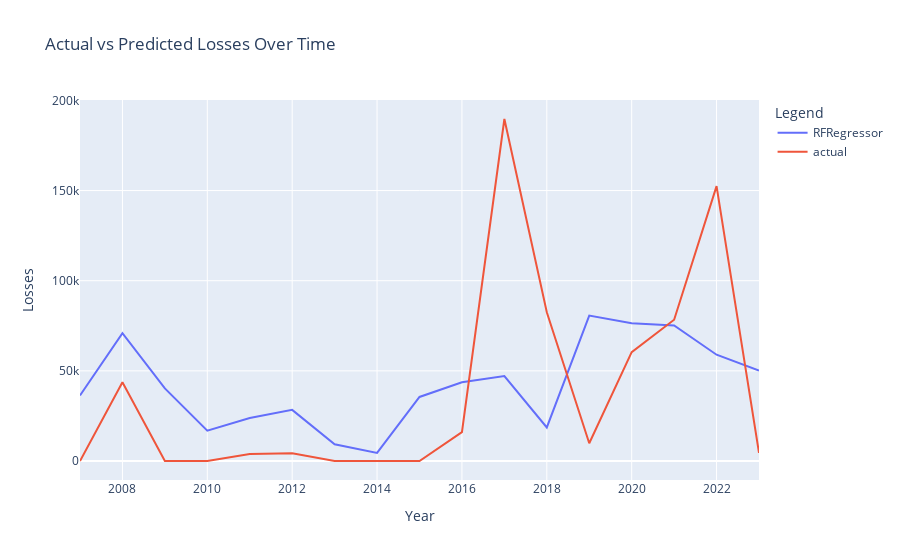

This figure's notebook cell:
### Code cell
############################################################################
# Step 8: Plots
############################################################################

# Predicted vs Actual

validation_folds = pd.read_csv('../../../data/UNSEEN/hurricane/damages/preprocessed/validation_fold_predictions.csv')
validation_folds = validation_folds[['year', 'state', 'RFRegressor', 'actual']]

holdout = pd.read_csv('../../../data/UNSEEN/hurricane/damages/preprocessed/holdout_predictions.csv')

combined_df = pd.concat([validation_folds, holdout], ignore_index=True)

combined_grouped_df = combined_df.groupby(['year']).agg({'RFRegressor': 'sum', 'actual': 'sum'}).reset_index()
combined_grouped_df

# Assuming 'combined_grouped_df' has columns 'year', 'RandomForestRegressor', and 'actual'
fig = px.line(combined_grouped_df, x='year', y=['RFRegressor', 'actual'], 
              title='Actual vs Predicted Losses Over Time')

# Update layout for better readability
fig.update_layout(
    xaxis_title='Year',
    yaxis_title='Losses',
    legend_title='Legend'
)

# fig.show()
# fig.write_image('../../../figures/UNSEEN_hurricane/rainfall/technical_appendix/losses_model_predicted_vs_actual.png')

# Residuals

### Figure 1 — Plotly figure (JSON) as saved in the notebook; plotly's stock layout.template omitted (floating-point values rounded to 4 significant figures)
{"data": [{"hovertemplate": "variable=RFRegressor<br>year=%{x}<br>value=%{y}<extra></extra>", "legendgroup": "RFRegressor", "line": {"color": "#636efa", "dash": "solid"}, "marker": {"symbol": "circle"}, "mode": "lines", "name": "RFRegressor", "orientation": "v", "showlegend": true, "type": "scatter", "x": [2007, 2008, 2009, 2010, 2011, 2012, 2013, 2014, 2015, 2016, 2017, 2018, 2019, 2020, 2021, 2022, 2023], "xaxis": "x", "y": [36360.0, 70880.0, 40270.0, 16860.0, 23800.0, 28350.0, 9258.0, 4470.0, 35530.0, 43620.0, 47130.0, 18630.0, 80630.0, 76360.0, 75170.0, 58950.0, 50150.0], "yaxis": "y"}, {"hovertemplate": "variable=actual<br>year=%{x}<br>value=%{y}<extra></extra>", "legendgroup": "actual", "line": {"color": "#EF553B", "dash": "solid"}, "marker": {"symbol": "circle"}, "mode": "lines", "name": "actual", "orientation": "v", "showlegend": true, "type": "scatter", "x": [2007, 2008, 2009, 2010, 2011, 2012, 2013, 2014, 2015, 2016, 2017, 2018, 2019, 2020, 2021, 2022, 2023], "xaxis": "x", "y": [0, 43625, 0, 0, 3832.0, 4278.0, 0, 0, 0, 16000, 189675, 82500, 9855, 60375, 78350, 152425, 4478.0], "yaxis": "y"}], "layout": {"legend": {"title": {"text": "Legend"}, "tracegroupgap": 0}, "title": {"text": "Actual vs Predicted Losses Over Time"}, "xaxis": {"anchor": "y", "domain": [0, 1], "title": {"text": "Year"}}, "yaxis": {"anchor": "x", "domain": [0, 1], "title": {"text": "Losses"}}}}
